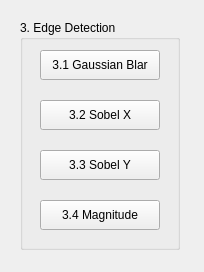
<?xml version="1.0" encoding="UTF-8"?>
<ui version="4.0">
 <class>Form</class>
 <widget class="QWidget" name="Form">
  <property name="geometry">
   <rect>
    <x>0</x>
    <y>0</y>
    <width>204</width>
    <height>272</height>
   </rect>
  </property>
  <property name="windowTitle">
   <string>Form</string>
  </property>
  <widget class="QGroupBox" name="groupBox">
   <property name="geometry">
    <rect>
     <x>20</x>
     <y>20</y>
     <width>160</width>
     <height>230</height>
    </rect>
   </property>
   <property name="title">
    <string>3. Edge Detection</string>
   </property>
   <widget class="QPushButton" name="pushButton_3">
    <property name="geometry">
     <rect>
      <x>20</x>
      <y>130</y>
      <width>120</width>
      <height>30</height>
     </rect>
    </property>
    <property name="text">
     <string>3.3 Sobel Y</string>
    </property>
   </widget>
   <widget class="QPushButton" name="pushButton_2">
    <property name="geometry">
     <rect>
      <x>20</x>
      <y>80</y>
      <width>120</width>
      <height>30</height>
     </rect>
    </property>
    <property name="text">
     <string>3.2 Sobel X</string>
    </property>
   </widget>
   <widget class="QPushButton" name="pushButton">
    <property name="geometry">
     <rect>
      <x>20</x>
      <y>30</y>
      <width>120</width>
      <height>30</height>
     </rect>
    </property>
    <property name="text">
     <string>3.1 Gaussian Blar</string>
    </property>
   </widget>
   <widget class="QPushButton" name="pushButton_4">
    <property name="geometry">
     <rect>
      <x>20</x>
      <y>180</y>
      <width>120</width>
      <height>30</height>
     </rect>
    </property>
    <property name="text">
     <string>3.4 Magnitude</string>
    </property>
   </widget>
  </widget>
 </widget>
 <resources/>
 <connections/>
</ui>
